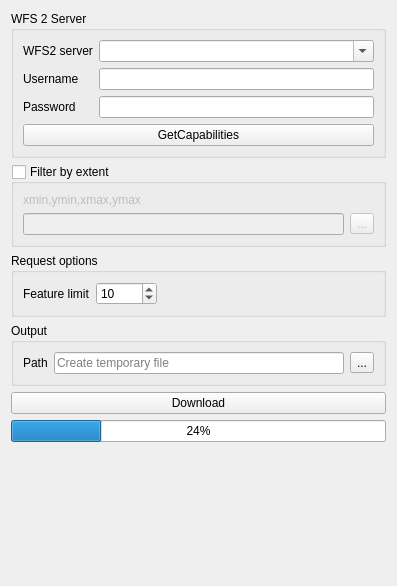
<?xml version="1.0" encoding="UTF-8"?>
<ui version="4.0">
 <class>Wfs2DownloadPanel</class>
 <widget class="QWidget" name="Wfs2DownloadPanel">
  <property name="geometry">
   <rect>
    <x>0</x>
    <y>0</y>
    <width>397</width>
    <height>586</height>
   </rect>
  </property>
  <property name="windowTitle">
   <string>Form</string>
  </property>
  <layout class="QVBoxLayout" name="verticalLayout">
   <item>
    <widget class="QGroupBox" name="groupBox_2">
     <property name="title">
      <string>WFS 2 Server</string>
     </property>
     <layout class="QVBoxLayout" name="verticalLayout_3">
      <item>
       <layout class="QFormLayout" name="formLayout">
        <property name="fieldGrowthPolicy">
         <enum>QFormLayout::AllNonFixedFieldsGrow</enum>
        </property>
        <item row="0" column="0">
         <widget class="QLabel" name="label">
          <property name="text">
           <string>WFS2 server</string>
          </property>
         </widget>
        </item>
        <item row="0" column="1">
         <widget class="QComboBox" name="uriComboBox">
          <property name="editable">
           <bool>true</bool>
          </property>
          <property name="sizeAdjustPolicy">
           <enum>QComboBox::AdjustToMinimumContentsLength</enum>
          </property>
         </widget>
        </item>
        <item row="1" column="0">
         <widget class="QLabel" name="label_2">
          <property name="text">
           <string>Username</string>
          </property>
         </widget>
        </item>
        <item row="1" column="1">
         <widget class="QLineEdit" name="lineEdit"/>
        </item>
        <item row="2" column="0">
         <widget class="QLabel" name="label_3">
          <property name="text">
           <string>Password</string>
          </property>
         </widget>
        </item>
        <item row="2" column="1">
         <widget class="QLineEdit" name="lineEdit_2"/>
        </item>
       </layout>
      </item>
      <item>
       <widget class="QPushButton" name="getCapabilitiesButton">
        <property name="text">
         <string>GetCapabilities</string>
        </property>
       </widget>
      </item>
     </layout>
    </widget>
   </item>
   <item>
    <widget class="QGroupBox" name="bboxGroupBox">
     <property name="title">
      <string>Filter by extent</string>
     </property>
     <property name="checkable">
      <bool>true</bool>
     </property>
     <property name="checked">
      <bool>false</bool>
     </property>
     <layout class="QVBoxLayout" name="verticalLayout_11">
      <item>
       <widget class="QLabel" name="label_13">
        <property name="text">
         <string>xmin,ymin,xmax,ymax</string>
        </property>
       </widget>
      </item>
      <item>
       <layout class="QHBoxLayout" name="horizontalLayout_10">
        <item>
         <widget class="QLineEdit" name="bboxLineEdit"/>
        </item>
        <item>
         <widget class="QToolButton" name="toolButton_5">
          <property name="text">
           <string>...</string>
          </property>
         </widget>
        </item>
       </layout>
      </item>
     </layout>
    </widget>
   </item>
   <item>
    <widget class="QGroupBox" name="groupBox">
     <property name="title">
      <string>Request options</string>
     </property>
     <property name="checkable">
      <bool>false</bool>
     </property>
     <layout class="QVBoxLayout" name="verticalLayout_2">
      <item>
       <layout class="QFormLayout" name="formLayout_5">
        <property name="fieldGrowthPolicy">
         <enum>QFormLayout::AllNonFixedFieldsGrow</enum>
        </property>
        <item row="0" column="0">
         <widget class="QLabel" name="label_10">
          <property name="text">
           <string>Feature limit</string>
          </property>
         </widget>
        </item>
        <item row="0" column="1">
         <layout class="QHBoxLayout" name="horizontalLayout_5">
          <item>
           <widget class="QSpinBox" name="featureLimitBox">
            <property name="maximum">
             <number>10000</number>
            </property>
            <property name="value">
             <number>10</number>
            </property>
           </widget>
          </item>
          <item>
           <spacer name="horizontalSpacer">
            <property name="orientation">
             <enum>Qt::Horizontal</enum>
            </property>
            <property name="sizeHint" stdset="0">
             <size>
              <width>40</width>
              <height>20</height>
             </size>
            </property>
           </spacer>
          </item>
         </layout>
        </item>
       </layout>
      </item>
     </layout>
    </widget>
   </item>
   <item>
    <widget class="QGroupBox" name="groupBox_3">
     <property name="title">
      <string>Output</string>
     </property>
     <layout class="QVBoxLayout" name="verticalLayout_4">
      <item>
       <layout class="QFormLayout" name="formLayout_2">
        <item row="0" column="0">
         <widget class="QLabel" name="label_4">
          <property name="text">
           <string>Path</string>
          </property>
         </widget>
        </item>
        <item row="0" column="1">
         <layout class="QHBoxLayout" name="horizontalLayout_6">
          <item>
           <widget class="QLineEdit" name="lineEdit_7">
            <property name="placeholderText">
             <string>Create temporary file</string>
            </property>
           </widget>
          </item>
          <item>
           <widget class="QToolButton" name="toolButton_3">
            <property name="text">
             <string>...</string>
            </property>
           </widget>
          </item>
         </layout>
        </item>
       </layout>
      </item>
     </layout>
    </widget>
   </item>
   <item>
    <widget class="QPushButton" name="downloadButton">
     <property name="text">
      <string>Download</string>
     </property>
    </widget>
   </item>
   <item>
    <widget class="QProgressBar" name="downloadProgressBar">
     <property name="value">
      <number>24</number>
     </property>
    </widget>
   </item>
   <item>
    <spacer name="verticalSpacer">
     <property name="orientation">
      <enum>Qt::Vertical</enum>
     </property>
     <property name="sizeHint" stdset="0">
      <size>
       <width>20</width>
       <height>40</height>
      </size>
     </property>
    </spacer>
   </item>
  </layout>
 </widget>
 <resources/>
 <connections/>
</ui>
